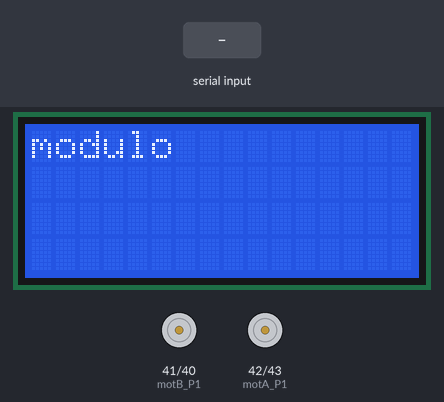
Simulated run of this sketch. Board: Arduino Mega 2560, built with avr-gcc and run on an emulated ATmega2560. Parts: 16×4 character LCD, motor-driver pin pairs drawn as motors (green arrow = first pin HIGH = forward, orange = second pin HIGH = backward, longer = more drive, scaled by the enable pin). The inputs (shaded band) are chosen by the test bench. What the sketch prints to the serial monitor is not drawn.

Above: at 2.3 s.
2.4 s: "01\n" received over Serial
At 3.6 s:
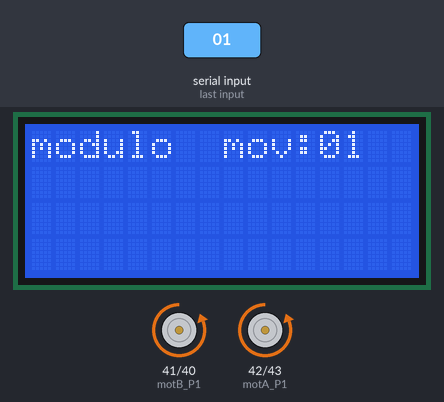
3.9 s: "00\n" received over the second serial link
At 4.7 s:
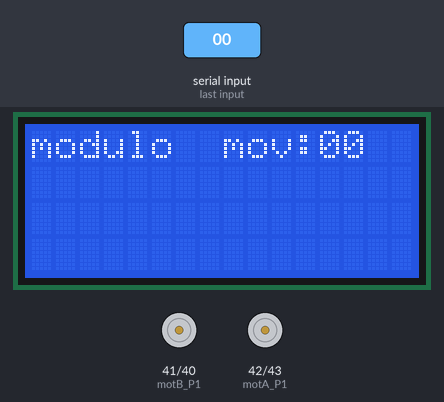
5.4 s: "02\n" received over Serial
At 5.8 s:
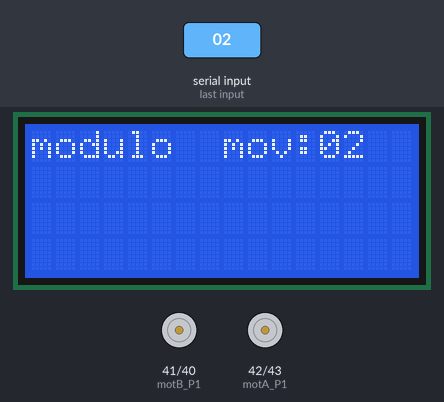
6.9 s: "03\n" received over the second serial link
At 8.1 s:
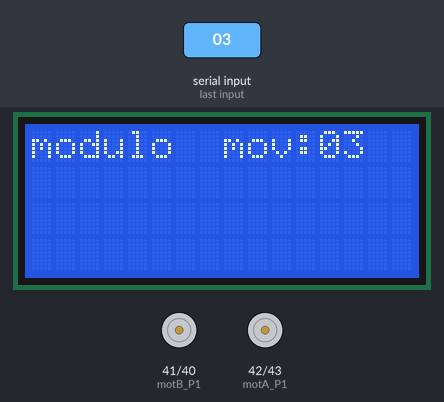
8.4 s: "04\n" received over Serial
At 9.3 s:
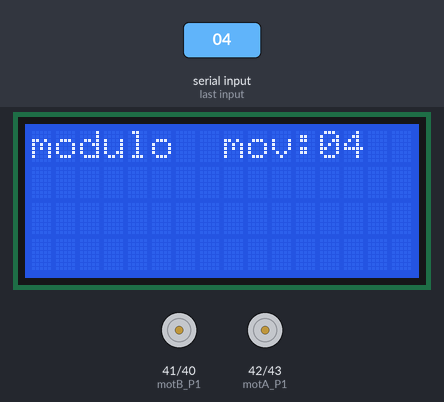
9.9 s: "01\n" received over the second serial link
At 10.5 s:
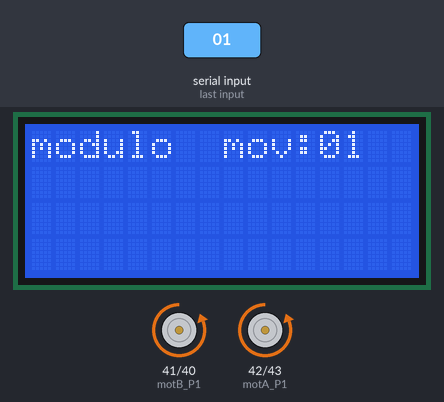
Timing chart, 0 to 12.4 s (numbered marks = the images above; inputs shaded):
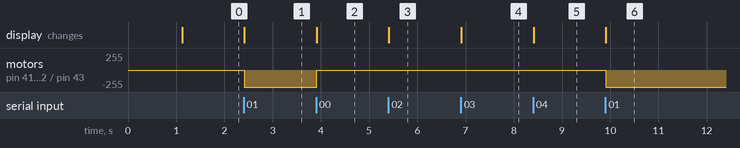

Measured:
- after the input at 2.4 s, motor on pin 41 (motB_P1) / pin 40 (motB_P2), motor on pin 42 (motA_P1) / pin 43 (motA_P2): stopped → backward 255/255 at once; the display: changes at once (image 1)
- after the input at 3.9 s, motor on pin 41 (motB_P1) / pin 40 (motB_P2), motor on pin 42 (motA_P1) / pin 43 (motA_P2): backward 255/255 → stopped at once; the display: changes at once (image 2)
- after the input at 5.4 s, the display: changes at once (image 3)
- after the input at 6.9 s, the display: changes at once (image 4)
- after the input at 8.4 s, the display: changes at once (image 5)
- after the input at 9.9 s, motor on pin 41 (motB_P1) / pin 40 (motB_P2), motor on pin 42 (motA_P1) / pin 43 (motA_P2): stopped → backward 255/255 at once; the display: changes at once (image 6)

The sketch:

proyecto004.ino
```cpp
#include <string>
#include <cstring>
#include <LiquidCrystal_I2C.h>
LiquidCrystal_I2C lcd(0x27,16,4);

#define SYSRESETREQ    (1<<2)
#define VECTKEY        (0x05fa0000UL)
#define VECTKEY_MASK   (0x0000ffffUL)
#define AIRCR          (*(uint32_t*)0xe000ed0cUL) // fixed arch-defined address
#define REQUEST_EXTERNAL_RESET (AIRCR=(AIRCR&VECTKEY_MASK)|VECTKEY|SYSRESETREQ)

//pines
//el sentido de asignacion de pines es de izquierda a derecha
//pines de sensores
const char echo1 = 25;//izquierda
const char trig1 = 24;
const char echo2 = 23;//derecha
const char trig2 = 22;
const char echo3 = 27;//atraa
const char trig3 = 26;
//pines de los motores
const char motAPWM = 9;//PIN DEL PWM DEL MOTOR B //ENABLE B DEL MODULO DE POTENCIA//IZQUIERDO
const char motBPWM = 8;//PIN DEL PWM DEL MOTOR A //ENABLE A DEL MODULO DE POTENCIA//DERECHO
const char motA_P1 = 42;//IN4 DEL MODULO DE POTENCIA PARA EL MOTOR A
const char motA_P2 = 43;//IN3 DEL MODULO DE POTENCIA PARA EL MOTOR A
const char motB_P1 = 41;//IN2 DEL MODULO DE POTENCIA PARA EL MOTOR B
const char motB_P2 = 40;//IN1 DEL MODULO DE POTENCIA PARA EL MOTOR B
const char motAENC = 51;//PIN DEL ENCODER DEL MOTOR A
const char motBENC = 53;//PIN DEL ENCODER DEL MOTOR B
//pines de los leds
const char led_on  = 13;//led del sistema/led de marcha y parada del carro
const char led_ade = 14;
const char led_ret = 16;
const char led_der = 17;
const char led_izq = 18;
/* otros pines:
    I2C0:  20 y 21 para el lcd
    UART0: 00 y 01 para la pc
    UART1: 19 y 18 para el modulo de voz
    UART2: 17 y 16 para el modulo bluetooh
*/
void config_ultrasonido() {
  //inicializar pines del sensor
  pinMode(trig1, OUTPUT); //pin como salida
  pinMode(echo1, INPUT );  //pin como entrada
  pinMode(trig2, OUTPUT); //pin como salida
  pinMode(echo2, INPUT );  //pin como entrada
  pinMode(trig3, OUTPUT); //pin como salida
  pinMode(echo3, INPUT );  //pin como entrada
  digitalWrite(trig1, LOW);//Inicializamos el pin con 0
  digitalWrite(trig2, LOW);//Inicializamos el pin con 0
  digitalWrite(trig3, LOW);//Inicializamos el pin con 0
return;}

void config_motor(){
  //inicializar pines del motor
  pinMode(motAPWM, OUTPUT); //pin como salida
  pinMode(motA_P1, OUTPUT); //pin como salida
  pinMode(motA_P2, OUTPUT); //pin como salida
  pinMode(motAENC, INPUT ); //pin como entrada
  pinMode(motBPWM, OUTPUT); //pin como salida
  pinMode(motB_P1, OUTPUT); //pin como salida
  pinMode(motB_P2, OUTPUT); //pin como salida
  pinMode(motBENC, INPUT ); //pin como entrada
  digitalWrite(motAPWM, LOW);//Inicializamos el pin con 0
  digitalWrite(motA_P1, LOW);//Inicializamos el pin con 0
  digitalWrite(motA_P2, LOW);//Inicializamos el pin con 0
  digitalWrite(motBPWM, LOW);//Inicializamos el pin con 0
  digitalWrite(motB_P1, LOW);//Inicializamos el pin con 0
  digitalWrite(motB_P2, LOW);//Inicializamos el pin con 0
return;}
void config_encoder(){
  //inicializar pines del encoder
  pinMode(motAENC, INPUT ); //pin como entrada
  pinMode(motBENC, INPUT ); //pin como entrada
return;}

String inputString = "";         // a String to hold incoming data
byte mensaje01[]="bienvenido";
bool stringComplete = false;  // whether the string is complete
bool stringComplete1 = false;  // whether the string is complete
bool stringComplete2 = false;
bool stringComplete3 = false;


void config_usart(){
  // initialize serial:
  Serial.begin(9600);
  Serial.setTimeout(50);
  Serial1.begin(9600);
  Serial1.setTimeout(50);
  Serial2.begin(9600);
  Serial2.setTimeout(50);
  Serial3.begin(9600);
  Serial3.setTimeout(50);
  inputString.reserve(30);
  Serial.write(mensaje01, sizeof(mensaje01));
  Serial3.write(mensaje01, sizeof(mensaje01));
  //Serial.println("bienvenido");
return;}

void config_voz(){
    Serial1.write((byte)0xAA);
    Serial1.write((byte)0x07);
    Serial1.write((byte)0x30);
    Serial1.write((byte)0x00);//puede ser interpretado como un puntero//NULL
    Serial1.write((byte)0x01);
    Serial1.write((byte)0x02);
    Serial1.write((byte)0x03);
    Serial1.write((byte)0x04);
    Serial1.write((byte)0x0A);
    delayMicroseconds(100);
    inputString = "";         // a String to hold incoming data
    stringComplete = false;  // whether the string is complete
    stringComplete1 = false;  // whether the string is complete
    stringComplete2 = false;
    stringComplete3 = false;
return;}

void readSerial(void) {
  while (Serial.available()) {
    char inChar = (char)Serial.read();
    if(inChar>0x29 & inChar<0x3A){inputString += inChar;}
    if(inChar == '\n') {stringComplete = true;}
  }
  while (Serial1.available()) {
    char inChar = (char)Serial1.read();
    if(inChar>0x29 & inChar<0x3A){inputString += inChar;}
    if(inChar == '\n') {stringComplete1= true;}
  }
  while (Serial2.available()) {
    char inChar = (char)Serial2.read();
    if(inChar>0x29 & inChar<0x3A){inputString += inChar;}
    if(inChar == '\n') {stringComplete2= true;}
  }
  while (Serial3.available()) {
    char inChar = (char)Serial3.read();
    if(inChar>0x29 & inChar<0x3A){inputString += inChar;}
    if(inChar == '\n') {stringComplete3= true;}
  }
return;}

char comparar_mensaje(){
    static char indiceC=0;
    static char indiceC_temp=0;
    if(inputString=="00"){indiceC=0;}
    if(inputString=="01"){indiceC=1;}
    if(inputString=="02"){indiceC=2;}
    if(inputString=="03"){indiceC=3;}
    if(inputString=="04"){indiceC=4;}
    if(inputString=="01234"){indiceC=10;}
    if(indiceC!=indiceC_temp){
      lcd.setCursor(8,0);
      lcd.print("mov:");
      lcd.print(inputString[0]);
      lcd.print(inputString[1]);
      indiceC_temp=indiceC;
    }
return indiceC;}

char analisis(void){
  char indiceA=0xFF;
  if (stringComplete) {//computadora
    Serial.println (inputString); delayMicroseconds(1);
    Serial1.print  (inputString); delayMicroseconds(1);//no puede haber salto de linea
    Serial2.println(inputString); delayMicroseconds(1);
    Serial3.println(inputString); delayMicroseconds(1);
    //verificar
    indiceA=comparar_mensaje();
    // clear the string:
    inputString = "";
  }
  if (stringComplete1) {//modulo de voz//solo transmitor
    Serial.println (inputString); delayMicroseconds(1);
    Serial2.println(inputString); delayMicroseconds(1);
    Serial3.println(inputString); delayMicroseconds(1);
    //verificar
    indiceA=comparar_mensaje();
    // clear the string:
    inputString = "";
  }
  if (stringComplete2) {//externo
    Serial.println (inputString); delayMicroseconds(1);
    Serial1.print  (inputString); delayMicroseconds(1);//no puede haber salto de linea
    Serial2.print  (inputString); delayMicroseconds(1);
    Serial3.println(inputString); delayMicroseconds(1);
    //verificar
    indiceA=comparar_mensaje();
    // clear the string:
    inputString = "";
  }
  if (stringComplete3) {//bluetooth
    Serial.println (inputString); delayMicroseconds(1);
    Serial1.print  (inputString); delayMicroseconds(1);//no puede haber salto de linea
    Serial2.println(inputString); delayMicroseconds(1);
    Serial3.println(inputString); delayMicroseconds(1);
    //verificar
    indiceA=comparar_mensaje();
    // clear the string:
    inputString = "";
  }
  stringComplete  = false;
  stringComplete1 = false;
  stringComplete2 = false;
  stringComplete3 = false;
return indiceA;}

void comunicacion(char ind){
  char indiceF=0; indiceF=ind;
  static char indiceF_temp=0;
  if(indiceF!=indiceF_temp){
    indiceF_temp=indiceF;
    switch(ind){
      case 0:
        Serial.println ("mov: parar");
        Serial2.println("mov: parar");
        Serial3.println("mov: parar");
        digitalWrite(motAPWM, LOW);
        digitalWrite(motBPWM, LOW);
        digitalWrite(motA_P1, LOW);//Inicializamos el pin con 0
        digitalWrite(motA_P2, LOW);//Inicializamos el pin con 0
        digitalWrite(motB_P1, LOW);//Inicializamos el pin con 0
        digitalWrite(motB_P2, LOW);//Inicializamos el pin con 0
        break;

      case 1:
        Serial.println ("mov: avanzar");
        Serial2.println("mov: avanzar");
        Serial3.println("mov: avanzar");
        digitalWrite(motAPWM, HIGH);
        digitalWrite(motBPWM, HIGH);
        digitalWrite(motA_P1, LOW );
        digitalWrite(motA_P2, HIGH);
        digitalWrite(motB_P1, LOW );
        digitalWrite(motB_P2, HIGH);
        break;

      case 2:
        Serial.println ("mov: izquierda");
        Serial2.println("mov: izquierda");
        Serial3.println("mov: izquierda"); break;
      case 3:
        Serial.println ("mov: derecha");
        Serial2.println("mov: derecha");
        Serial3.println("mov: derecha");  break;
      case 4:
        Serial.println ("mov: retroceder");
        Serial2.println("mov: retroceder");
        Serial3.println("mov: retroceder");break;
      case 10:
        Serial.println ("reinicio");
        Serial2.println("reinicio");
        Serial3.println("reinicio");
        delay(500);
        REQUEST_EXTERNAL_RESET;  //call reset
        break;
      default:
        break;
    }
  }
return;}


unsigned char indice_principal=0;
unsigned char indice_temp=0;

void setup() {
  interrupts();
  config_usart();
  config_voz();
  Serial.flush();
  lcd.init();
  lcd.backlight();
  lcd.setCursor(0,0);
  lcd.print("Silla de Ruedas");
  lcd.setCursor(0,1);
  lcd.print("      UTP      ");
  delay(1000);
  lcd.clear();
  lcd.setCursor(0,0);
  lcd.print("modulo         ");
  config_ultrasonido();
  config_motor();
  config_encoder();
}


void loop() {
  comunicacion(indice_principal);
  readSerial();
  indice_temp=indice_principal;
  indice_principal=analisis();
  if(indice_principal==0xFF){indice_principal=indice_temp;}


}
```
